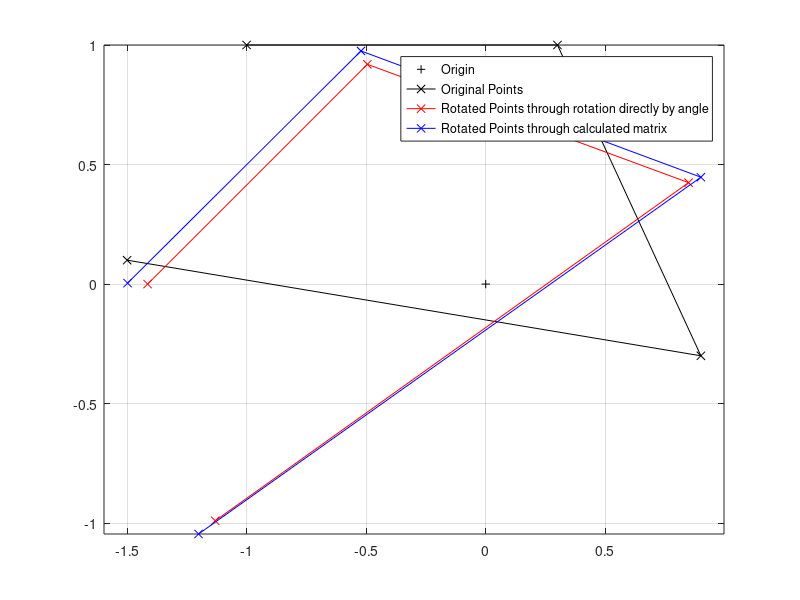

The MATLAB source for this figure:
% Set up an array of points
x_points = [-1,0.3,0.9,-1.5];
y_points = [1,1,-0.3,0.1];
points = [x_points; y_points];

% Rotation matrix
theta = 45;
rot_mat = [cosd(theta), -sind(theta);
           sind(theta),  cosd(theta)];
coord_mat=[0.751,-0.747;0.747,0.751]

% Rotate the points
for p = 1:size(points,2)
  rot_pts(:,p) = rot_mat * points(:,p);
end

for p = 1:size(points,2)
  coord_pts(:,p) = coord_mat * points(:,p);
end

% Plots
clf;
plot(0,0,'+k', 'DisplayName', 'Origin');
hold on; grid on;
plot(points(1,:), points(2,:), 'x-k', 'DisplayName', 'Original Points');
plot(rot_pts(1,:), rot_pts(2,:), 'x-r', 'DisplayName', 'Rotated Points through rotation directly by angle');
plot(coord_pts(1,:), coord_pts(2,:), 'x-b', 'DisplayName', 'Rotated Points through calculated matrix');
legend show; axis equal;